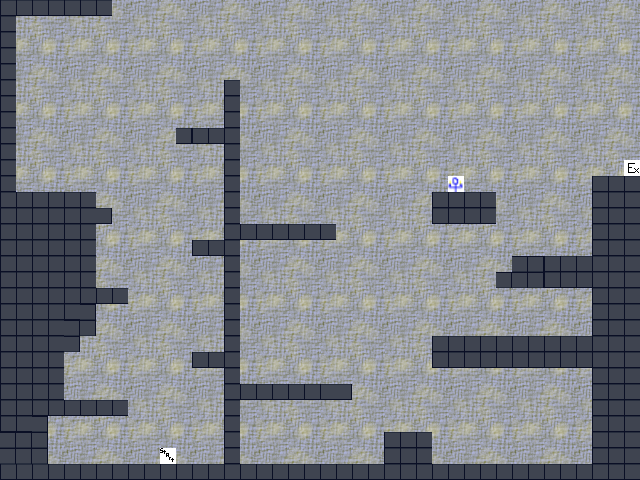

This is a level from a 2D game, rendered from its Tiled map with the project's own tilesets. A one-line summary and the map file follow, with tile-layer data summarised:
An orthogonal 40x30 tile map with 16x16 px tiles, 4 tile layers (background, collisions, platforms, objects), 7 tilesets.

<map version="1.0" orientation="orthogonal" width="40" height="30" tilewidth="16" tileheight="16">
 <tileset firstgid="1" name="collision" tilewidth="16" tileheight="16">
  <image source="collision.png" width="80" height="32" />
 </tileset>
 <tileset firstgid="11" name="tile" tilewidth="16" tileheight="16">
  <image source="tiles.png" width="128" height="64" />
 </tileset>
 <tileset firstgid="43" name="bg" tilewidth="16" tileheight="16">
  <image source="level1_background.png" width="64" height="64" />
 </tileset>
 <tileset firstgid="59" name="object" tilewidth="16" tileheight="16">
  <image source="object_tile.png" width="16" height="16" />
  <tile id="0">
   <properties>
    <property name="type" value="object" />
   </properties>
  </tile>
 </tileset>
 <tileset firstgid="60" name="exit" tilewidth="16" tileheight="16">
  <image source="exit_tile.png" width="16" height="16" />
  <tile id="0">
   <properties>
    <property name="type" value="exit" />
   </properties>
  </tile>
 </tileset>
 <tileset firstgid="61" name="bluey" tilewidth="16" tileheight="16">
  <image source="bluey_tile.png" width="16" height="16" />
  <tile id="0">
   <properties>
    <property name="name" value="bluey" />
    <property name="type" value="enemy" />
   </properties>
  </tile>
 </tileset>
 <tileset firstgid="62" name="start" tilewidth="16" tileheight="16">
  <image source="start_tile.png" width="16" height="16" />
  <tile id="0">
   <properties>
    <property name="type" value="start" />
   </properties>
  </tile>
 </tileset>
 <layer name="background" width="40" height="30">
  <properties>
   <property name="isvisible" value="true" />
  </properties>
  <data>[1200 cells, 1200 non-empty, 16 distinct tile ids]</data>
 </layer>
 <layer name="collisions" width="40" height="30" opacity="0.99">
  <properties>
   <property name="isvisible" value="false" />
  </properties>
  <data>[1200 cells, 292 non-empty, 1 distinct tile ids]</data>
 </layer>
 <layer name="platforms" width="40" height="30">
  <properties>
   <property name="isvisible" value="true" />
  </properties>
  <data>[1200 cells, 292 non-empty, 3 distinct tile ids]</data>
 </layer>
 <layer name="objects" width="40" height="30">
  <properties>
   <property name="isvisible" value="false" />
  </properties>
  <data>[1200 cells, 3 non-empty, 3 distinct tile ids]</data>
 </layer>
</map>
